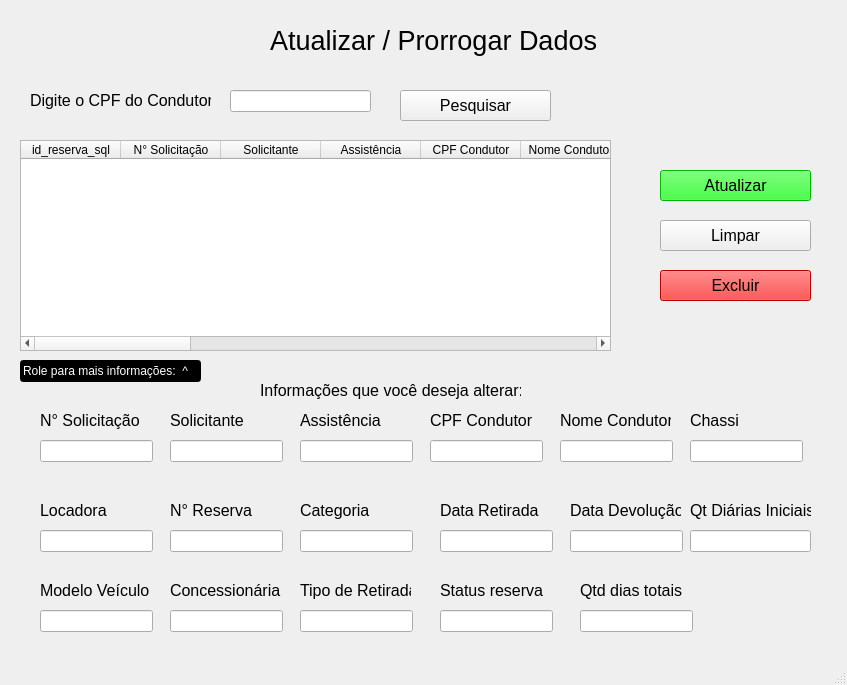
<?xml version="1.0" encoding="UTF-8"?>
<ui version="4.0">
 <class>MainWindow</class>
 <widget class="QMainWindow" name="MainWindow">
  <property name="geometry">
   <rect>
    <x>0</x>
    <y>0</y>
    <width>847</width>
    <height>685</height>
   </rect>
  </property>
  <property name="windowTitle">
   <string>MainWindow</string>
  </property>
  <widget class="QWidget" name="centralwidget">
   <widget class="QLabel" name="label">
    <property name="geometry">
     <rect>
      <x>270</x>
      <y>20</y>
      <width>331</width>
      <height>41</height>
     </rect>
    </property>
    <property name="font">
     <font>
      <pointsize>20</pointsize>
     </font>
    </property>
    <property name="text">
     <string>Atualizar / Prorrogar Dados</string>
    </property>
   </widget>
   <widget class="QTableWidget" name="tableWidget">
    <property name="geometry">
     <rect>
      <x>20</x>
      <y>140</y>
      <width>591</width>
      <height>211</height>
     </rect>
    </property>
    <column>
     <property name="text">
      <string>id_reserva_sql</string>
     </property>
    </column>
    <column>
     <property name="text">
      <string>N° Solicitação</string>
     </property>
    </column>
    <column>
     <property name="text">
      <string>Solicitante</string>
     </property>
    </column>
    <column>
     <property name="text">
      <string>Assistência</string>
     </property>
    </column>
    <column>
     <property name="text">
      <string>CPF Condutor</string>
     </property>
    </column>
    <column>
     <property name="text">
      <string>Nome Condutor</string>
     </property>
    </column>
    <column>
     <property name="text">
      <string>Chassi</string>
     </property>
    </column>
    <column>
     <property name="text">
      <string>Locadora</string>
     </property>
    </column>
    <column>
     <property name="text">
      <string>N° Reserva</string>
     </property>
    </column>
    <column>
     <property name="text">
      <string>Categoria</string>
     </property>
    </column>
    <column>
     <property name="text">
      <string>Data Retirada</string>
     </property>
    </column>
    <column>
     <property name="text">
      <string>Data Devolução</string>
     </property>
    </column>
    <column>
     <property name="text">
      <string>Qtd_dias_inicias</string>
     </property>
    </column>
    <column>
     <property name="text">
      <string>Modelo Veículo</string>
     </property>
    </column>
    <column>
     <property name="text">
      <string>Concessionária</string>
     </property>
    </column>
    <column>
     <property name="text">
      <string>Tipo Retirada</string>
     </property>
    </column>
    <column>
     <property name="text">
      <string>Qtd_dias_totais</string>
     </property>
    </column>
    <column>
     <property name="text">
      <string>status_reserva</string>
     </property>
    </column>
   </widget>
   <widget class="QLineEdit" name="lineEdit">
    <property name="geometry">
     <rect>
      <x>230</x>
      <y>90</y>
      <width>141</width>
      <height>22</height>
     </rect>
    </property>
   </widget>
   <widget class="QPushButton" name="pushButton">
    <property name="geometry">
     <rect>
      <x>400</x>
      <y>90</y>
      <width>151</width>
      <height>31</height>
     </rect>
    </property>
    <property name="font">
     <font>
      <pointsize>12</pointsize>
     </font>
    </property>
    <property name="text">
     <string>Pesquisar</string>
    </property>
   </widget>
   <widget class="QLabel" name="label_2">
    <property name="geometry">
     <rect>
      <x>30</x>
      <y>90</y>
      <width>181</width>
      <height>21</height>
     </rect>
    </property>
    <property name="font">
     <font>
      <pointsize>12</pointsize>
     </font>
    </property>
    <property name="text">
     <string>Digite o CPF do Condutor</string>
    </property>
   </widget>
   <widget class="QLineEdit" name="lineEdit_2">
    <property name="geometry">
     <rect>
      <x>20</x>
      <y>360</y>
      <width>181</width>
      <height>22</height>
     </rect>
    </property>
    <property name="styleSheet">
     <string notr="true">background-color: rgb(0, 0, 0);
color: rgb(255, 255, 255);</string>
    </property>
    <property name="text">
     <string>Role para mais informações:  ^</string>
    </property>
   </widget>
   <widget class="QPushButton" name="pushButton_2">
    <property name="geometry">
     <rect>
      <x>660</x>
      <y>170</y>
      <width>151</width>
      <height>31</height>
     </rect>
    </property>
    <property name="font">
     <font>
      <pointsize>12</pointsize>
     </font>
    </property>
    <property name="styleSheet">
     <string notr="true">background-color: rgb(0, 255, 0);</string>
    </property>
    <property name="text">
     <string>Atualizar</string>
    </property>
   </widget>
   <widget class="QPushButton" name="pushButton_3">
    <property name="geometry">
     <rect>
      <x>660</x>
      <y>220</y>
      <width>151</width>
      <height>31</height>
     </rect>
    </property>
    <property name="font">
     <font>
      <pointsize>12</pointsize>
     </font>
    </property>
    <property name="text">
     <string>Limpar</string>
    </property>
   </widget>
   <widget class="QPushButton" name="pushButton_4">
    <property name="geometry">
     <rect>
      <x>660</x>
      <y>270</y>
      <width>151</width>
      <height>31</height>
     </rect>
    </property>
    <property name="font">
     <font>
      <pointsize>12</pointsize>
     </font>
    </property>
    <property name="styleSheet">
     <string notr="true">background-color: rgb(255, 0, 0);</string>
    </property>
    <property name="text">
     <string>Excluir</string>
    </property>
   </widget>
   <widget class="QLabel" name="label_4">
    <property name="geometry">
     <rect>
      <x>260</x>
      <y>380</y>
      <width>261</width>
      <height>21</height>
     </rect>
    </property>
    <property name="font">
     <font>
      <pointsize>12</pointsize>
     </font>
    </property>
    <property name="text">
     <string>Informações que você deseja alterar: </string>
    </property>
   </widget>
   <widget class="QLabel" name="label_5">
    <property name="geometry">
     <rect>
      <x>40</x>
      <y>410</y>
      <width>111</width>
      <height>21</height>
     </rect>
    </property>
    <property name="font">
     <font>
      <pointsize>12</pointsize>
     </font>
    </property>
    <property name="text">
     <string>N° Solicitação</string>
    </property>
   </widget>
   <widget class="QLineEdit" name="lineEdit_4">
    <property name="geometry">
     <rect>
      <x>40</x>
      <y>440</y>
      <width>113</width>
      <height>22</height>
     </rect>
    </property>
   </widget>
   <widget class="QLabel" name="label_6">
    <property name="geometry">
     <rect>
      <x>170</x>
      <y>410</y>
      <width>111</width>
      <height>21</height>
     </rect>
    </property>
    <property name="font">
     <font>
      <pointsize>12</pointsize>
     </font>
    </property>
    <property name="text">
     <string>Solicitante</string>
    </property>
   </widget>
   <widget class="QLineEdit" name="lineEdit_5">
    <property name="geometry">
     <rect>
      <x>170</x>
      <y>440</y>
      <width>113</width>
      <height>22</height>
     </rect>
    </property>
   </widget>
   <widget class="QLabel" name="label_7">
    <property name="geometry">
     <rect>
      <x>300</x>
      <y>410</y>
      <width>111</width>
      <height>21</height>
     </rect>
    </property>
    <property name="font">
     <font>
      <pointsize>12</pointsize>
     </font>
    </property>
    <property name="text">
     <string>Assistência</string>
    </property>
   </widget>
   <widget class="QLineEdit" name="lineEdit_6">
    <property name="geometry">
     <rect>
      <x>300</x>
      <y>440</y>
      <width>113</width>
      <height>22</height>
     </rect>
    </property>
   </widget>
   <widget class="QLabel" name="label_8">
    <property name="geometry">
     <rect>
      <x>430</x>
      <y>410</y>
      <width>111</width>
      <height>21</height>
     </rect>
    </property>
    <property name="font">
     <font>
      <pointsize>12</pointsize>
     </font>
    </property>
    <property name="text">
     <string>CPF Condutor</string>
    </property>
   </widget>
   <widget class="QLineEdit" name="lineEdit_7">
    <property name="geometry">
     <rect>
      <x>430</x>
      <y>440</y>
      <width>113</width>
      <height>22</height>
     </rect>
    </property>
   </widget>
   <widget class="QLabel" name="label_9">
    <property name="geometry">
     <rect>
      <x>560</x>
      <y>410</y>
      <width>111</width>
      <height>21</height>
     </rect>
    </property>
    <property name="font">
     <font>
      <pointsize>12</pointsize>
     </font>
    </property>
    <property name="text">
     <string>Nome Condutor</string>
    </property>
   </widget>
   <widget class="QLineEdit" name="lineEdit_8">
    <property name="geometry">
     <rect>
      <x>560</x>
      <y>440</y>
      <width>113</width>
      <height>22</height>
     </rect>
    </property>
   </widget>
   <widget class="QLabel" name="label_10">
    <property name="geometry">
     <rect>
      <x>690</x>
      <y>410</y>
      <width>111</width>
      <height>21</height>
     </rect>
    </property>
    <property name="font">
     <font>
      <pointsize>12</pointsize>
     </font>
    </property>
    <property name="text">
     <string>Chassi</string>
    </property>
   </widget>
   <widget class="QLineEdit" name="lineEdit_9">
    <property name="geometry">
     <rect>
      <x>690</x>
      <y>440</y>
      <width>113</width>
      <height>22</height>
     </rect>
    </property>
   </widget>
   <widget class="QLabel" name="label_11">
    <property name="geometry">
     <rect>
      <x>40</x>
      <y>500</y>
      <width>111</width>
      <height>21</height>
     </rect>
    </property>
    <property name="font">
     <font>
      <pointsize>12</pointsize>
     </font>
    </property>
    <property name="text">
     <string>Locadora</string>
    </property>
   </widget>
   <widget class="QLineEdit" name="lineEdit_10">
    <property name="geometry">
     <rect>
      <x>40</x>
      <y>530</y>
      <width>113</width>
      <height>22</height>
     </rect>
    </property>
   </widget>
   <widget class="QLabel" name="label_12">
    <property name="geometry">
     <rect>
      <x>170</x>
      <y>500</y>
      <width>111</width>
      <height>21</height>
     </rect>
    </property>
    <property name="font">
     <font>
      <pointsize>12</pointsize>
     </font>
    </property>
    <property name="text">
     <string>N° Reserva</string>
    </property>
   </widget>
   <widget class="QLineEdit" name="lineEdit_11">
    <property name="geometry">
     <rect>
      <x>170</x>
      <y>530</y>
      <width>113</width>
      <height>22</height>
     </rect>
    </property>
   </widget>
   <widget class="QLabel" name="label_13">
    <property name="geometry">
     <rect>
      <x>300</x>
      <y>500</y>
      <width>111</width>
      <height>21</height>
     </rect>
    </property>
    <property name="font">
     <font>
      <pointsize>12</pointsize>
     </font>
    </property>
    <property name="text">
     <string>Categoria</string>
    </property>
   </widget>
   <widget class="QLineEdit" name="lineEdit_12">
    <property name="geometry">
     <rect>
      <x>300</x>
      <y>530</y>
      <width>113</width>
      <height>22</height>
     </rect>
    </property>
   </widget>
   <widget class="QLabel" name="label_14">
    <property name="geometry">
     <rect>
      <x>440</x>
      <y>500</y>
      <width>111</width>
      <height>21</height>
     </rect>
    </property>
    <property name="font">
     <font>
      <pointsize>12</pointsize>
     </font>
    </property>
    <property name="text">
     <string>Data Retirada</string>
    </property>
   </widget>
   <widget class="QLineEdit" name="lineEdit_13">
    <property name="geometry">
     <rect>
      <x>440</x>
      <y>530</y>
      <width>113</width>
      <height>22</height>
     </rect>
    </property>
   </widget>
   <widget class="QLabel" name="label_15">
    <property name="geometry">
     <rect>
      <x>570</x>
      <y>500</y>
      <width>111</width>
      <height>21</height>
     </rect>
    </property>
    <property name="font">
     <font>
      <pointsize>12</pointsize>
     </font>
    </property>
    <property name="text">
     <string>Data Devolução</string>
    </property>
   </widget>
   <widget class="QLineEdit" name="lineEdit_14">
    <property name="geometry">
     <rect>
      <x>570</x>
      <y>530</y>
      <width>113</width>
      <height>22</height>
     </rect>
    </property>
   </widget>
   <widget class="QLabel" name="label_16">
    <property name="geometry">
     <rect>
      <x>690</x>
      <y>500</y>
      <width>121</width>
      <height>21</height>
     </rect>
    </property>
    <property name="font">
     <font>
      <pointsize>12</pointsize>
     </font>
    </property>
    <property name="text">
     <string>Qt Diárias Iniciais</string>
    </property>
   </widget>
   <widget class="QLineEdit" name="lineEdit_15">
    <property name="geometry">
     <rect>
      <x>690</x>
      <y>530</y>
      <width>121</width>
      <height>22</height>
     </rect>
    </property>
   </widget>
   <widget class="QLabel" name="label_17">
    <property name="geometry">
     <rect>
      <x>40</x>
      <y>580</y>
      <width>111</width>
      <height>21</height>
     </rect>
    </property>
    <property name="font">
     <font>
      <pointsize>12</pointsize>
     </font>
    </property>
    <property name="text">
     <string>Modelo Veículo</string>
    </property>
   </widget>
   <widget class="QLineEdit" name="lineEdit_16">
    <property name="geometry">
     <rect>
      <x>40</x>
      <y>610</y>
      <width>113</width>
      <height>22</height>
     </rect>
    </property>
   </widget>
   <widget class="QLabel" name="label_18">
    <property name="geometry">
     <rect>
      <x>170</x>
      <y>580</y>
      <width>111</width>
      <height>21</height>
     </rect>
    </property>
    <property name="font">
     <font>
      <pointsize>12</pointsize>
     </font>
    </property>
    <property name="text">
     <string>Concessionária</string>
    </property>
   </widget>
   <widget class="QLineEdit" name="lineEdit_17">
    <property name="geometry">
     <rect>
      <x>170</x>
      <y>610</y>
      <width>113</width>
      <height>22</height>
     </rect>
    </property>
   </widget>
   <widget class="QLabel" name="label_19">
    <property name="geometry">
     <rect>
      <x>580</x>
      <y>580</y>
      <width>111</width>
      <height>21</height>
     </rect>
    </property>
    <property name="font">
     <font>
      <pointsize>12</pointsize>
     </font>
    </property>
    <property name="text">
     <string>Qtd dias totais</string>
    </property>
   </widget>
   <widget class="QLineEdit" name="lineEdit_18">
    <property name="geometry">
     <rect>
      <x>300</x>
      <y>610</y>
      <width>113</width>
      <height>22</height>
     </rect>
    </property>
   </widget>
   <widget class="QLineEdit" name="lineEdit_19">
    <property name="geometry">
     <rect>
      <x>440</x>
      <y>610</y>
      <width>113</width>
      <height>22</height>
     </rect>
    </property>
   </widget>
   <widget class="QLabel" name="label_20">
    <property name="geometry">
     <rect>
      <x>440</x>
      <y>580</y>
      <width>111</width>
      <height>21</height>
     </rect>
    </property>
    <property name="font">
     <font>
      <pointsize>12</pointsize>
     </font>
    </property>
    <property name="text">
     <string>Status reserva</string>
    </property>
   </widget>
   <widget class="QLineEdit" name="lineEdit_20">
    <property name="geometry">
     <rect>
      <x>580</x>
      <y>610</y>
      <width>113</width>
      <height>22</height>
     </rect>
    </property>
    <property name="text">
     <string/>
    </property>
   </widget>
   <widget class="QLabel" name="label_21">
    <property name="geometry">
     <rect>
      <x>300</x>
      <y>580</y>
      <width>111</width>
      <height>21</height>
     </rect>
    </property>
    <property name="font">
     <font>
      <pointsize>12</pointsize>
     </font>
    </property>
    <property name="text">
     <string>Tipo de Retirada</string>
    </property>
   </widget>
  </widget>
  <widget class="QMenuBar" name="menubar">
   <property name="geometry">
    <rect>
     <x>0</x>
     <y>0</y>
     <width>847</width>
     <height>22</height>
    </rect>
   </property>
  </widget>
  <widget class="QStatusBar" name="statusbar"/>
 </widget>
 <resources/>
 <connections/>
</ui>
